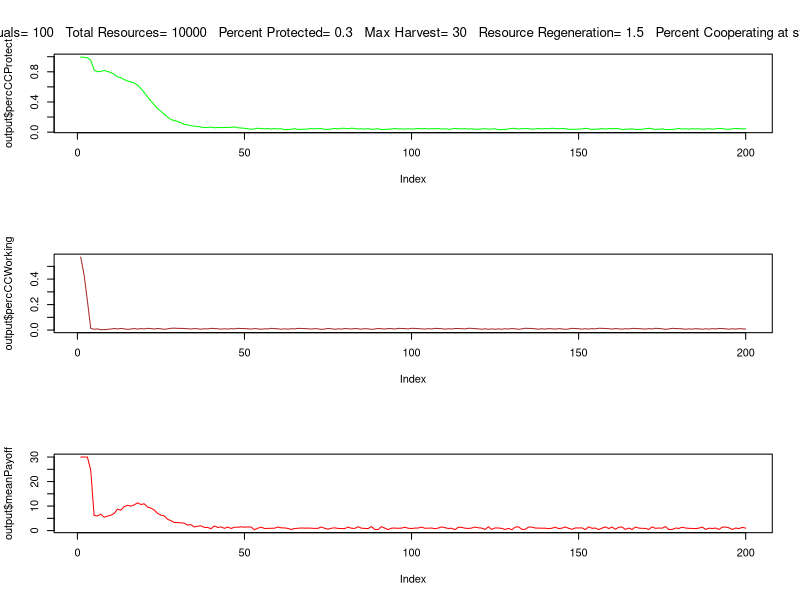

Generate this figure with R:


abm<-function(#Specified parameters
  Individuals=100, #number of total resource users in a population
  
  TotalResourceUnit=10000, #total available resource units
  
  PercProtected=0.3, #percent of the total resource that's in a protected area
  
  CoopPercStart=0.9, #percent of individuals who start by following the rules at t0
  
  TimeSteps=200,
  ResourceRegenerationPerTimeStep=1.5,
  harvestMax=25){
  
  ## Set parameters
  PercWorking= 1-PercProtected #percent of resource in a working landscape
  TotalResourceWorking = PercWorking*TotalResourceUnit #number of resources in the working landscape starting
  TotalResourceProtected = PercProtected*TotalResourceUnit #number of resources in the protected landscape starting
  CoopNumStart= CoopPercStart*Individuals #number of individuals cooperating fully at t0
  
  DefNumStart= (1-CoopPercStart)*Individuals #number of individuals defecting at t0
  PercTimeProtected = c(rep(0,CoopNumStart),rbeta(DefNumStart+1,1,2)) #percent of their foraging time each indv spends in the PA
  PercTimeWorking = (1-PercTimeProtected)#percent of their foraging time each indv spends in the working landscape
  
  agents<-data.frame(PercTimeProtected,
                     PercTimeWorking,
                     PayoffProtectedLastTime = rep(NA,Individuals),
                     PayoffWorkingLastTime= rep(NA,Individuals))   #dataframe to be filled with initial payoffs
  
  ProtectPerDefect<-as.integer(TotalResourceProtected/DefNumStart) #protected area resources per each individual harvesting there
  WorkingPerTotal<-as.integer(TotalResourceWorking/Individuals) #working landscape resources per individual
  
  for ( i in 1:nrow(agents)){  #fill the starting df percent payoff from the protected landscape is a function of the amount 
    agent2<-agents[i,]   #of resources there per individual searching there, and a random draw with a chance of success equal to time spent
    agents[i,4]<-rbinom(1,WorkingPerTotal,agent2$PercTimeWorking)
    agents[i,4]<-ifelse(agents[i,4]>harvestMax,harvestMax,agents[i,4])
    agents[i,3]<- ifelse(agents[i,4]<= harvestMax,rbinom(1,ProtectPerDefect,agent2$PercTimeProtected),0) #if they didnt get the max harvest, then 
    agents[i,3]<-ifelse(agents[i,3]>harvestMax-agents[i,4],harvestMax-agents[i,4],agents[i,3])
    } #see what they get from the working landscape first
  
  
  
  agents$PayoffTotalLastTime<- agents$PayoffProtectedLastTime + agents$PayoffWorkingLastTime #total payoff is the sum of what they get from both areas
   
  
  output<-data.frame(timeStep = 1:TimeSteps, #create df to fill with the outputs from each time step
                     meanTimeProtect = rep(NA,TimeSteps),
                     meanTimeWorking = rep(NA,TimeSteps),
                     NumResourcesProtect = rep(NA,TimeSteps),
                     percCCProtect = rep(NA,TimeSteps),
                     NumResourcesWorking = rep(NA,TimeSteps),
                     percCCWorking = rep(NA,TimeSteps),
                     meanPayoff = rep(NA,TimeSteps))

output$meanTimeProtect[1] <- mean(agents$PercTimeProtected)  #fill it with the outouts from time 1
output$meanTimeWorking[1]  <- mean(agents$PercTimeWorking) 
output$NumResourcesProtect[1] <- TotalResourceProtected-sum(agents$PayoffProtectedLastTime) 
output$NumResourcesWorking[1] <- TotalResourceWorking-sum(agents$PayoffWorkingLastTime) 
output$percCCProtect[1]  <- output$NumResourcesProtect[1]/TotalResourceProtected
output$percCCWorking[1]  <- output$NumResourcesWorking[1]/TotalResourceWorking
output$meanPayoff[1]  <- mean(agents$PayoffTotalLastTime) 

  

for (t in 2:TimeSteps){  #run the abm for all o fthe time steps
  
#choose new strategy  

LastTimeAgents<-agents  #save the agents from the pervious time to a new df

LastTimePercTimeProtected<-LastTimeAgents$PercTimeProtected  #pull out the previous pretected foraging times as vector
LastTimePercWorking<-LastTimeAgents$PercTimeWorking  #pull out the previous working foraging times as vector

PercTimeProtected<-rep(NA,length(PercTimeProtected))  #nullify the previous perc time protected vector so we can fill it later and be confident the values changed
 for (j in 1:nrow(LastTimeAgents)){  
  ThisAgent<-LastTimeAgents[j,]      #modify the foraging strategy of each agent individualls
  OtherAgents<-LastTimeAgents[-j,]   #dataframe of ther agents for them to copy from
  ThisAgentPayoff<-ThisAgent$PayoffTotalLastTime   #payoff last time period for this agent
  OtherAgentSpecific<-OtherAgents[sample(nrow(OtherAgents),1),] #choose a specific agent for them to get paired up with
  OtherAgentPayoff<-OtherAgentSpecific$PayoffTotalLastTime  #Payoff the other agent recieved
  OtherAgentPercProtect<-OtherAgentSpecific$PercTimeProtected #strategy of other agent
  ThisAgentPercProtect<-ThisAgent$PercTimeProtected  #strategy of this agent
  
  PercTimeProtected[j]<-ifelse(ThisAgentPayoff >=OtherAgentPayoff,ThisAgent$PercTimeProtected,
                            (ThisAgentPercProtect+((OtherAgentPercProtect-ThisAgentPercProtect)/2))) #vector of new strategies
  
  #if this agent did better than the randomly selected agent then they keep their strategy
  #if they did worse thnan they modify their strategy to be the difference between their previou sstrategy and the randomly selected agent
  
}
  
PercTimeWorking<- 1-PercTimeProtected   #time foraging in the working landscape


agents<-data.frame(PercTimeProtected,   #new agent dataframe to fill
                   PercTimeWorking,
                   PayoffProtectedLastTime = rep(NA,Individuals),
                   PayoffWorkingLastTime= rep(NA,Individuals)) 


#New resource pools to pull from
#make sure they dont regenerate past their carrying capacity

NewProtectedResourcesTotal<-output$NumResourcesProtect[t-1] * ResourceRegenerationPerTimeStep
NewProtectedResourcesTotal<-ifelse(NewProtectedResourcesTotal<=  TotalResourceProtected,NewProtectedResourcesTotal, TotalResourceProtected)
NewWorkingResourcesTotal<-output$NumResourcesWorking[t-1] * ResourceRegenerationPerTimeStep
NewWorkingResourcesTotal<-ifelse(NewWorkingResourcesTotal<=TotalResourceWorking,NewWorkingResourcesTotal,TotalResourceWorking)

ProtectPerDefect<-as.integer(NewProtectedResourcesTotal/nrow(agents[agents$PercTimeProtected>0,])) #protected area resources per each individual harvesting there  
WorkingPerTotal<-as.integer(NewWorkingResourcesTotal/Individuals)


for ( i in 1:nrow(agents)){  #fill the starting df percent payoff from the protected landscape is a function of the amount 
  agent2<-agents[i,]   #of resources there per individual searching there, and a random draw with a chance of success equal to time spent
  agents[i,4]<-rbinom(1,WorkingPerTotal,agent2$PercTimeWorking)
  agents[i,4]<-ifelse(agents[i,4]>harvestMax,harvestMax,agents[i,4])
  agents[i,3]<- ifelse(agents[i,4]<= harvestMax,rbinom(1,ProtectPerDefect,agent2$PercTimeProtected),0) #if they didnt get the max harvest, then 
  agents[i,3]<-ifelse(agents[i,3]>harvestMax-agents[i,4],harvestMax-agents[i,4],agents[i,3])
} #see what they get from the working landscape first



agents$PayoffTotalLastTime<- agents$PayoffProtectedLastTime + agents$PayoffWorkingLastTime #total payoff is the sum of what they get from both areas

output$meanTimeProtect[t] <- mean(agents$PercTimeProtected)  #fill it with the outouts from time 1
output$meanTimeWorking[t]  <- mean(agents$PercTimeWorking) 
output$NumResourcesProtect[t] <- NewProtectedResourcesTotal-sum(agents$PayoffProtectedLastTime) 
output$NumResourcesWorking[t]  <- NewWorkingResourcesTotal-sum(agents$PayoffWorkingLastTime)
output$percCCProtect[t]  <- output$NumResourcesProtect[t]/TotalResourceProtected
output$percCCWorking[t]  <- output$NumResourcesWorking[t]/TotalResourceWorking
output$meanPayoff[t]  <- mean(agents$PayoffTotalLastTime)

}

par(mfrow=c(3,1))
plot(output$percCCProtect, type = 'l',col="green")
plot(output$percCCWorking, type = 'l',col="brown")
plot(output$meanPayoff, type = 'l',col="red")
mtext(paste("Individuals=",Individuals,
            "  Total Resources=",TotalResourceUnit,
            "  Percent Protected=",PercProtected,
            "  Max Harvest=",harvestMax,
            "  Resource Regeneration=",ResourceRegenerationPerTimeStep,
            "  Percent Cooperating at start",CoopPercStart ), side=3, outer=TRUE, line=-3,cex=0.8)


 return(output) 
}

abm(harvestMax = 30)
